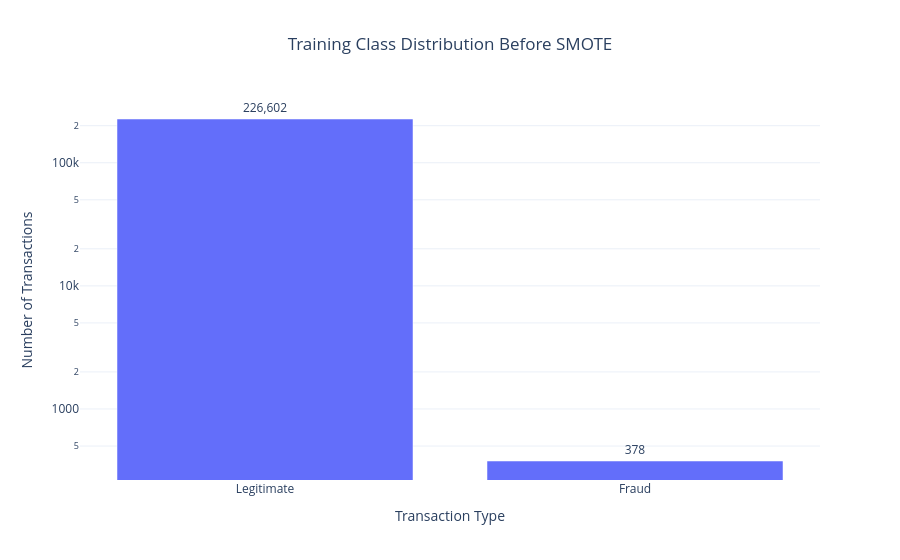

Notebook cell for this chart:
### Markdown cell above
## 7. Class Distribution Before SMOTE

Before applying SMOTE, we check the training set class distribution.

### Code cell
before_smote = (
    y_train.value_counts()
    .rename(index={0: "Legitimate", 1: "Fraud"})
    .reset_index()
)

before_smote.columns = ["transaction_type", "count"]
before_smote["percentage"] = (
    before_smote["count"] / before_smote["count"].sum() * 100
).round(4)

display(before_smote)

fig = px.bar(
    before_smote,
    x="transaction_type",
    y="count",
    text="count",
    title="Training Class Distribution Before SMOTE",
    labels={
        "transaction_type": "Transaction Type",
        "count": "Number of Transactions",
    },
)

fig.update_traces(texttemplate="%{text:,}", textposition="outside")
fig.update_layout(template="plotly_white", title_x=0.5, yaxis_type="log")
fig.show()

### Figure 1 — Plotly figure (JSON) as saved in the notebook; plotly's stock layout.template omitted (floating-point values rounded to 4 significant figures)
{"data": [{"hovertemplate": "Transaction Type=%{x}<br>Number of Transactions=%{text}<extra></extra>", "legendgroup": "", "marker": {"color": "#636efa", "pattern": {"shape": ""}}, "name": "", "orientation": "v", "showlegend": false, "text": [226600.0, 378.0], "textposition": "outside", "texttemplate": "%{text:,}", "type": "bar", "x": ["Legitimate", "Fraud"], "xaxis": "x", "y": [226602, 378], "yaxis": "y"}], "layout": {"barmode": "relative", "legend": {"tracegroupgap": 0}, "title": {"text": "Training Class Distribution Before SMOTE", "x": 0.5}, "xaxis": {"anchor": "y", "domain": [0, 1], "title": {"text": "Transaction Type"}}, "yaxis": {"anchor": "x", "domain": [0, 1], "title": {"text": "Number of Transactions"}, "type": "log"}}}
